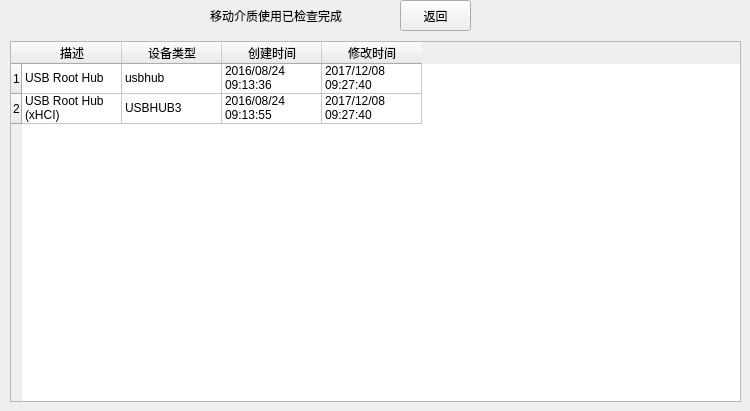
      <widget class="QWidget" name="page_28">
       <widget class="QLabel" name="label_50">
        <property name="geometry">
         <rect>
          <x>210</x>
          <y>0</y>
          <width>181</width>
          <height>31</height>
         </rect>
        </property>
        <property name="styleSheet">
         <string notr="true">font: 12pt &quot;微软雅黑&quot;;
color: rgb(0, 0, 0);</string>
        </property>
        <property name="text">
         <string>移动介质使用已检查完成</string>
        </property>
       </widget>
       <widget class="QPushButton" name="ydjzBackButton">
        <property name="geometry">
         <rect>
          <x>400</x>
          <y>0</y>
          <width>71</width>
          <height>31</height>
         </rect>
        </property>
        <property name="text">
         <string>返回</string>
        </property>
       </widget>
       <widget class="QTableWidget" name="ydjzTableWidget">
        <property name="geometry">
         <rect>
          <x>10</x>
          <y>41</y>
          <width>731</width>
          <height>361</height>
         </rect>
        </property>
        <row>
         <property name="text">
          <string>1</string>
         </property>
        </row>
        <row>
         <property name="text">
          <string>2</string>
         </property>
        </row>
        <column>
         <property name="text">
          <string>描述</string>
         </property>
        </column>
        <column>
         <property name="text">
          <string>设备类型</string>
         </property>
        </column>
        <column>
         <property name="text">
          <string>创建时间</string>
         </property>
        </column>
        <column>
         <property name="text">
          <string>修改时间</string>
         </property>
        </column>
        <item row="0" column="0">
         <property name="text">
          <string>USB Root Hub</string>
         </property>
        </item>
        <item row="0" column="1">
         <property name="text">
          <string>usbhub</string>
         </property>
        </item>
        <item row="0" column="2">
         <property name="text">
          <string>2016/08/24 09:13:36</string>
         </property>
        </item>
        <item row="0" column="3">
         <property name="text">
          <string>2017/12/08 09:27:40</string>
         </property>
        </item>
        <item row="1" column="0">
         <property name="text">
          <string>USB Root Hub (xHCI)</string>
         </property>
        </item>
        <item row="1" column="1">
         <property name="text">
          <string>USBHUB3</string>
         </property>
        </item>
        <item row="1" column="2">
         <property name="text">
          <string>2016/08/24 09:13:55</string>
         </property>
        </item>
        <item row="1" column="3">
         <property name="text">
          <string>2017/12/08 09:27:40</string>
         </property>
        </item>
       </widget>
      </widget>
